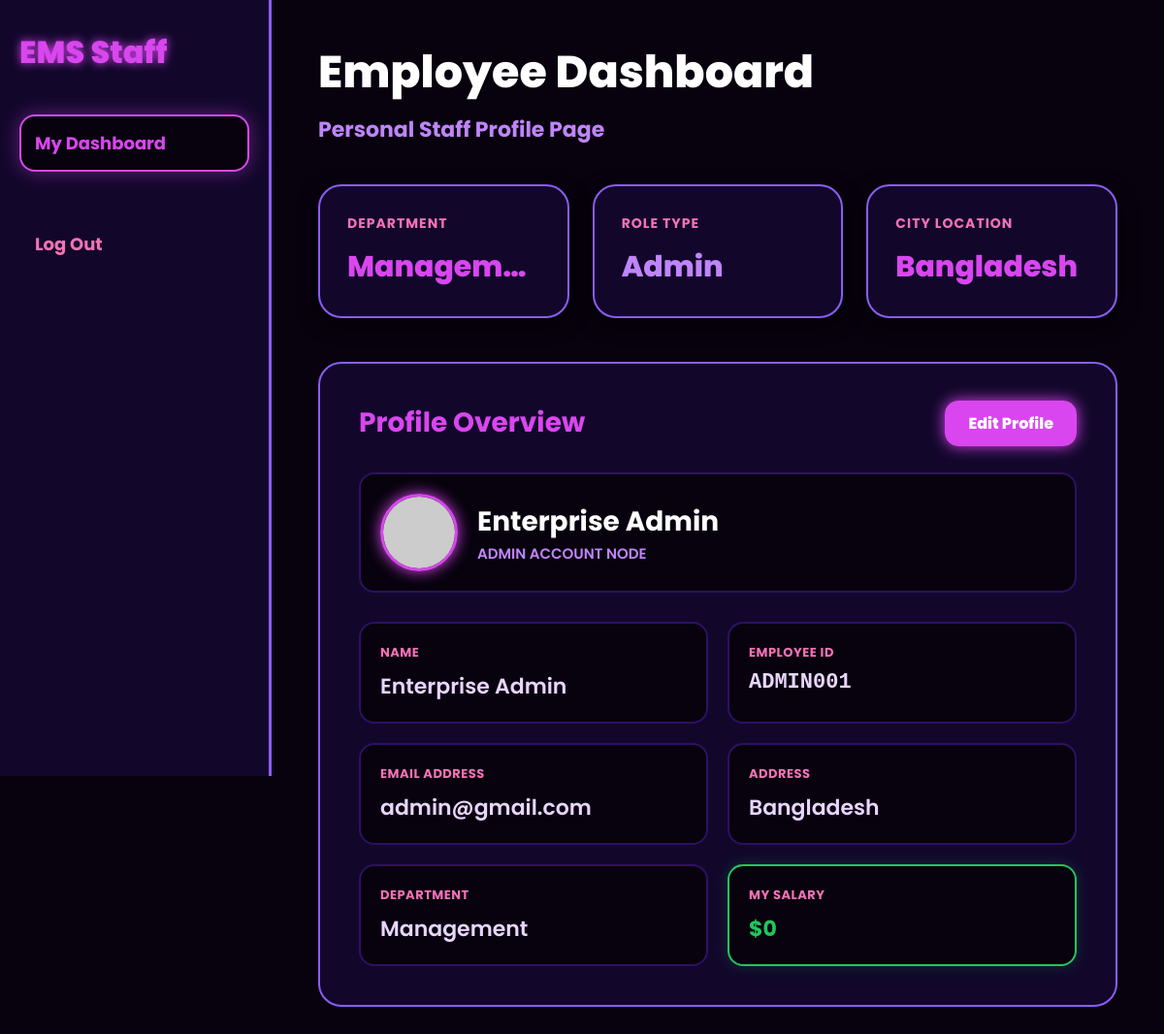
Screenshot of /employee_dashboard (signed in) with the database file from the repository.
### tables this page shows
CREATE TABLE users(
        id INTEGER PRIMARY KEY AUTOINCREMENT,
        employee_id TEXT,
        name TEXT,
        email TEXT,
        password TEXT,
        role TEXT,
        department TEXT,
        address TEXT,
        image TEXT,
        salary TEXT
    );

### app.py (the view)
@app.route('/employee_dashboard')
def employee_dashboard():
    if not session.get('user_id'):
        return redirect(url_for('login_page'))
    conn = sqlite3.connect("employees.db")
    cursor = conn.cursor()
    cursor.execute("SELECT * FROM users WHERE id=?", (session['user_id'],))
    employee = cursor.fetchone()
    conn.close()
    return render_template("employee_dashboard.html", employee=employee)

### templates/employee_dashboard.html (shortened to what this page needs)
<!DOCTYPE html>
<html lang="en">
<head>
</head>
<body>
    <div class="sidebar">
        <h1>EMS Staff</h1>
        <div class="menu">
            <a href="/employee_dashboard" class="active">My Dashboard</a>
            <a href="/logout" style="margin-top: 45px; color: #f472b6;">Log Out</a>
        </div>
    </div>
    <div class="main">
        <div class="topbar">
            <h1>Employee Dashboard</h1>
            <h3>Personal Staff Profile Page</h3>
        </div>
        <div class="cards">
            <div class="card">
                <p>Department</p>
                <h2>{{ employee[6] }}</h2>
            </div>
            <div class="card">
                <p>Role Type</p>
                <h2 style="color: #c084fc; text-transform: capitalize;">{{ employee[5] }}</h2>
            </div>
            <div class="card">
                <p>City Location</p>
                <h2>{{ employee[7].split(',')[0] }}</h2>
            </div>
        </div>
        <div class="employee-profile-box">
            <div class="box-header-container">
                <h2>Profile Overview</h2>
                <div class="action-button-group">
                    <a href="/edit_profile/{{ employee[0] }}" class="btn-action-main">Edit Profile</a>
                </div>
            </div>
            <div class="info-grid">
                <div class="avatar-container">
                    <img class="profile-pic" src="{{ url_for('static', filename='uploads/' + employee[8]) if employee[8] else 'https://via.placeholder.com/100' }}" onerror="this.src='https://via.placeholder.com/100'">
                    <div class="avatar-details">
                        <h4>{{ employee[2] }}</h4>
                        <p>{{ employee[5] }} Account Node</p>
                    </div>
                </div>
                <div class="info-field">
                    <label>Name</label>
                    <div>{{ employee[2] }}</div>
                </div>
                <div class="info-field">
                    <label>Employee ID</label>
                    <div style="font-family: monospace;">{{ employee[1] }}</div>
                </div>
                <div class="info-field">
                    <label>Email Address</label>
                    <div>{{ employee[3] }}</div>
                </div>
                <div class="info-field">
                    <label>Address</label>
                    <div>{{ employee[7] }}</div>
                </div>
                <div class="info-field">
                    <label>Department</label>
                    <div>{{ employee[6] }}</div>
                </div>
                <div class="info-field salary-highlight">
                    <label>My Salary</label>
                    <div>${{ employee[9] if employee[9] else '0' }}</div>
                </div>
            </div>
        </div>
    </div>
</body>
</html>

### templates/employee_dashboard.html (style rules this page uses)
* { margin: 0; padding: 0; box-sizing: border-box; font-family: 'Poppins', sans-serif; }
body { background: #07020d; display: flex; color: white; min-height: 100vh; flex-direction: row; }
.sidebar { width: 280px; background: #12072b; padding: 30px 20px; position: fixed; height: 100vh; border-right: 3px solid #8b5cf6; z-index: 10; left: 0; top: 0; }
.sidebar h1 { font-size: 32px; font-weight: 800; color: #d946ef; margin-bottom: 40px; text-shadow: 0 0 10px #d946ef; }
.menu a { display: block; padding: 14px; margin-bottom: 12px; border-radius: 16px; text-decoration: none; color: #c084fc; font-weight: 700; font-size: 18px; transition: 0.3s; border: 2px solid transparent; }
.menu a:hover, .menu a.active { background: #07020d; color: #d946ef; border-color: #d946ef; box-shadow: 0 0 20px rgba(217, 70, 239, 0.4); }
.main { margin-left: 280px; padding: 40px max(15px, 4vw); width: calc(100% - 280px); }
.topbar h1 { font-size: clamp(32px, 4vw, 46px); font-weight: 800; color: white; }
.topbar h3 { color: #c084fc; font-size: clamp(16px, 2vw, 22px); margin-top: 8px; margin-bottom: 40px; }
.cards { display: grid; grid-template-columns: repeat(auto-fit, minmax(220px, 1fr)); gap: 24px; margin-bottom: 45px; }
.card { background: #12072b; padding: 28px; border-radius: 24px; border: 2px solid #8b5cf6; box-shadow: 0 6px 20px rgba(0,0,0,0.6); }
.card p { color: #f472b6; font-size: 14px; font-weight: 700; text-transform: uppercase; letter-spacing: 1px; }
.card h2 { font-size: clamp(24px, 2.5vw, 38px); font-weight: 800; margin-top: 12px; color: #d946ef; overflow: hidden; text-overflow: ellipsis; white-space: nowrap; }
.employee-profile-box { background: #12072b; padding: clamp(20px, 4vw, 40px); border-radius: 24px; border: 2px solid #8b5cf6; }
.box-header-container { display: flex; justify-content: space-between; align-items: center; margin-bottom: 30px; gap: 15px; flex-wrap: wrap; }
.box-header-container h2 { font-size: clamp(22px, 3vw, 28px); font-weight: 700; color: #d946ef; }
.btn-action-main { background: #d946ef; color: white; text-decoration: none; padding: 12px 24px; border-radius: 14px; font-size: 16px; font-weight: 800; transition: 0.3s; box-shadow: 0 0 15px #d946ef; white-space: nowrap; }
.info-grid { display: grid; grid-template-columns: repeat(2, 1fr); gap: 20px; margin-top: 20px; }
.info-field { background: #07020d; padding: 20px; border-radius: 16px; border: 2px solid #2e1065; }
.info-field label { display: block; font-size: 13px; color: #f472b6; font-weight: 700; text-transform: uppercase; letter-spacing: 0.5px; margin-bottom: 8px; }
.info-field div { font-size: clamp(16px, 2vw, 22px); color: #e9d5ff; font-weight: 600; word-break: break-all; }
.salary-highlight { border: 2px solid #22c55e !important; box-shadow: 0 0 15px rgba(34, 197, 94, 0.2); }
.salary-highlight div { color: #22c55e !important; font-weight: 700; }
.avatar-container { display: flex; align-items: center; gap: 20px; background: #07020d; padding: 20px; border-radius: 16px; border: 2px solid #2e1065; grid-column: span 2; margin-bottom: 10px; flex-wrap: wrap; }
.profile-pic { width: 80px; height: 80px; border-radius: 50%; object-fit: cover; border: 3px solid #d946ef; box-shadow: 0 0 15px #d946ef; }
.avatar-details h4 { font-size: clamp(20px, 3vw, 28px); font-weight: 700; color: white; }
.avatar-details p { font-size: 15px; color: #c084fc; font-weight: 600; text-transform: uppercase; }

### rows the page displays
users: department "Managem…", role "Admin", address "Bangladesh", name "Enterprise Admin", role "ADMIN", employee "ADMIN001", email "admin@gmail.com", department "Management", salary "0"
